Frame 1 (no input): blank canvas, image omitted
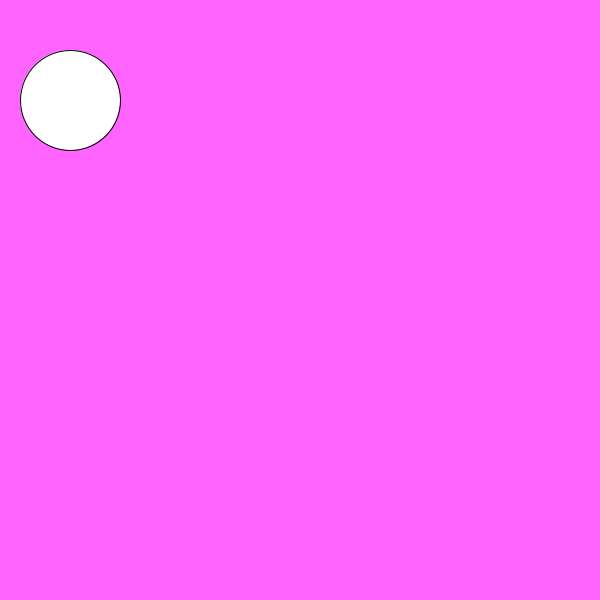
Frame 60 (the mouse pressed at the canvas centre just before this capture)
Frame 120 (the mouse held since frame 60 and released just before this capture): blank canvas, image omitted

The Processing sketch that drew this single still picture (run headless with seeded random() and noise(); from frame 60 on, the mouse is pressed at the canvas centre):

// Processing sketch: processing_159492
// ── processing_159492.pde

int perro=10;
void setup (){size(600,600);
background(225,255,0,0);}
void draw (){perro=perro+10;
background (perro++,255,perro++);
background(perro,100,255,0);
ellipse(800-perro,100,100,100);
ellipse(perro+0.11175,100,mouseX,mouseY);
frameRate(24);
}
